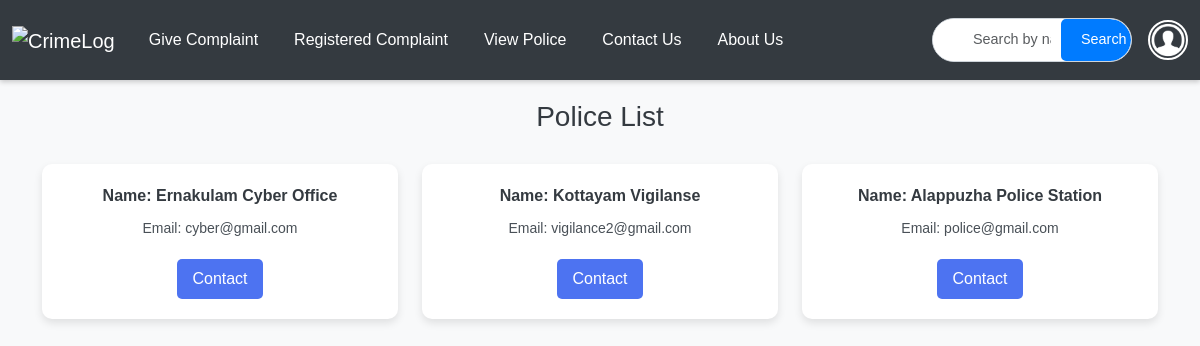
Page /viewpolices/ on the earlier database version.
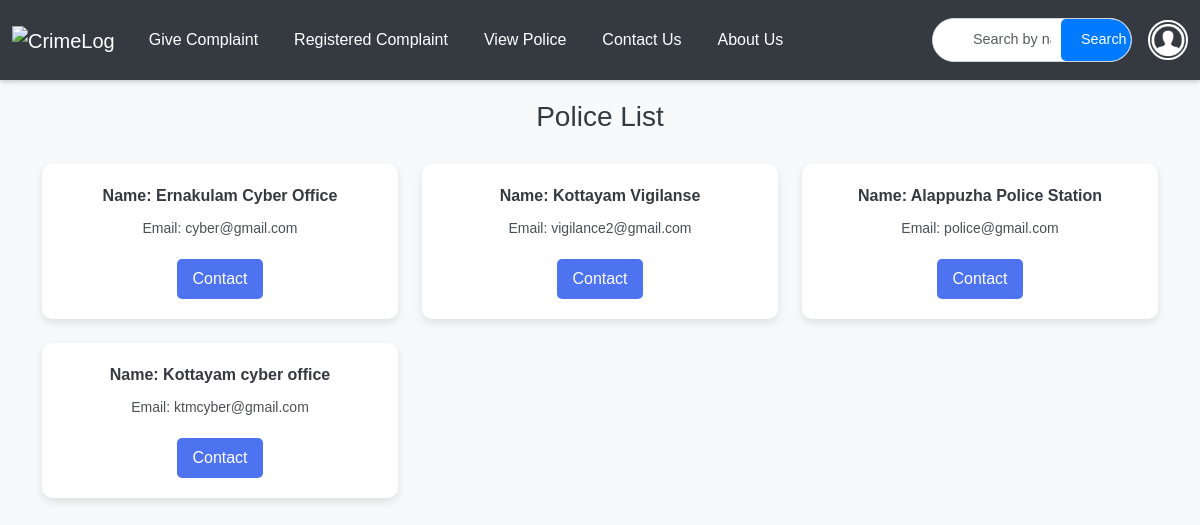
Same page on the later database version.
### app/models.py (models this page shows, shortened)
class Police(models.Model):
    Email = models.EmailField(unique=True)
    name = models.TextField()
    phonenumber = models.IntegerField()
    password = models.TextField()
    location= models.TextField()

### app/views.py (the view)
# urls.py: path('viewpolices/',views.viewpolices),
def viewpolices(req):
        data=Police.objects.all()
        return render(req,'user/viewpolice.html', {'data':data})

### templates/user/viewpolice.html (shortened to what this page needs)
<!DOCTYPE html>
<html lang="en">
<head>
    <link href="https://cdn.jsdelivr.net/npm/bootstrap@5.3.3/dist/css/bootstrap.min.css" rel="stylesheet">
    <link href="https://cdn.jsdelivr.net/npm/bootstrap-icons/font/bootstrap-icons.css" rel="stylesheet">
</head>
<body>
    <nav id="nav" class="navbar navbar-expand-lg navbar-dark sticky-top">
        <div class="container-fluid">
            <a class="navbar-brand" href="../userhome">
                <img id="logo" src="../static/images/complaints-text-on-red-round-grungy-texture-stamp-2HEHM9A.jpg" alt="CrimeLog">
            </a>
            <div class="collapse navbar-collapse" id="mynavbar">
                <ul class="navbar-nav me-auto">
                    <li class="nav-item">
                        <a class="nav-link" href="../submit_complaint">Give Complaint</a>
                    </li>
                    <li class="nav-item">
                        <a class="nav-link" href="../userhistory">Registered Complaint</a>
                    </li>
                    <li class="nav-item">
                        <a class="nav-link" href="../viewpolices">View Police</a>
                    </li>
                    <li class="nav-item">
                        <a class="nav-link" href="../contactus">Contact Us</a>
                    </li>
                    <li class="nav-item">
                        <a class="nav-link" href="../about">About Us</a>
                    </li>
                </ul>
                    <div class="search-input-group">
                        <form method="post" action="{% url 'police_search' %}">
                            <input class="form-control" type="text" name="query" placeholder="Search by name or email...">
                            <button class="btn btn-primary" id="srch-btn" type="submit">Search</button>
                        </form>
                    </div>
                <div class="dropdown ms-3">
                    <button class="btn btn-link dropdown p-0 border-0" type="button" id="profileDropdown" data-bs-toggle="dropdown" aria-expanded="false">
                        <img src="../static/images/profile.png" alt="Profile" class="profile-img">
                    </button>
                </div>
            </div>
        </div>
    </nav>
    <div class="container">
        <h3>Police List</h3>
        <div class="row">
            {% if data %}
                {% for i in data %}
                <div class="col-md-4 col-sm-6 mb-4 d-flex justify-content-center">
                    <div class="product">
                        <div class="description">
                            <p class="price">Name: {{ i.name }}</p>
                            <p>Email: {{ i.Email }}</p>
                        </div>
                        <a href="mailto:{{ i.Email }}" class="btn">Contact</a>
                    </div>
                </div>
                {% endfor %}
            {% else %}
                <p class="text-center">No police officers found matching your search.</p>
            {% endif %}
        </div>
    </div>
</body>
</html>

Differences in the rows shown:
added Police: name "Kottayam cyber office", Email "ktmcyber@gmail.com"
